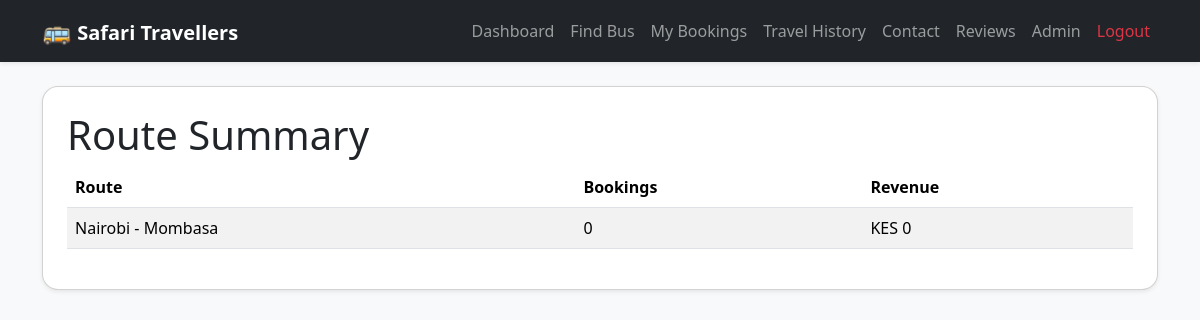
Screenshot of /admin/bus/1/bookings (signed in) with the database file from the repository.
### app/models.py (models this page shows, shortened)
class Bus(db.Model):
    __tablename__ = 'buses'
    id = db.Column(db.Integer, primary_key=True)
    bus_name = db.Column(db.String(100), nullable=False)
    route = db.Column(db.String(255), nullable=False)
    departure_time = db.Column(db.String(50), nullable=False)
    total_seats = db.Column(db.Integer, default=18)
    price = db.Column(db.Float, default=1650.0)
    bookings = db.relationship('Booking', back_populates='bus', cascade='all, delete-orphan')

### app/route.py (the view)
@main.route('/admin/bus/<int:bus_id>/bookings')
@login_required
def admin_bus_bookings(bus_id):
    if not current_user.is_admin_user:
        abort(403)
    bus = Bus.query.get_or_404(bus_id)
    bookings = Booking.query.filter_by(bus_id=bus.id).order_by(Booking.travel_date.desc()).all()
    return render_template('admin_route_summary.html', route_summary=[{'route': bus.route, 'bookings': len(bookings), 'revenue': sum(b.total_price for b in bookings)}])

### app/models.py (called while the page is built)
    @property
    def is_admin_user(self):
        admin_email = current_app.config.get('ADMIN_EMAIL')
        return self.is_admin or (admin_email and self.email == admin_email)

### app/route.py (called while the page is built)
@login_manager.user_loader
def load_user(user_id):
    return User.query.get(int(user_id))

### app/templates/admin_route_summary.html
{% extends 'base.html' %}
{% block content %}
<div class="card p-4 shadow-sm">
    <h1>Route Summary</h1>
    {% if route_summary %}
        <table class="table table-striped">
            <thead>
                <tr>
                    <th>Route</th>
                    <th>Bookings</th>
                    <th>Revenue</th>
                </tr>
            </thead>
            <tbody>
                {% for item in route_summary %}
                    <tr>
                        <td>{{ item.route }}</td>
                        <td>{{ item.bookings }}</td>
                        <td>KES {{ item.revenue }}</td>
                    </tr>
                {% endfor %}
            </tbody>
        </table>
    {% else %}
        <p>No route data available.</p>
    {% endif %}
</div>
{% endblock %}

### static/style.css (style rules this page uses)
body { background-color: #eef2f7; color: #212529; }
.card { border-radius: 16px; }

### rows the page displays
Bus: route "Nairobi - Mombasa", bookings "0", revenue "0"
